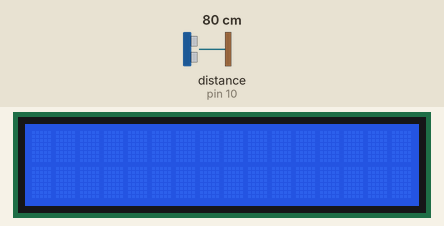
This sketch was run on a simulated Arduino Uno, built with avr-gcc and run on an emulated ATmega328P. On the bench: 16×2 character LCD. The inputs (shaded band) are chosen by the test bench; at power-on: distance to the obstacle (sensor on pin 10) 80 cm. The echo pulse lasts 58.3 µs per cm; what the sketch prints to the serial monitor is not drawn.

Above: at 1.2 s.
1.3 s: distance to the obstacle (sensor on pin 10) set to 15 cm
2.8 s: distance to the obstacle (sensor on pin 10) set to 12 cm
At 3.9 s:
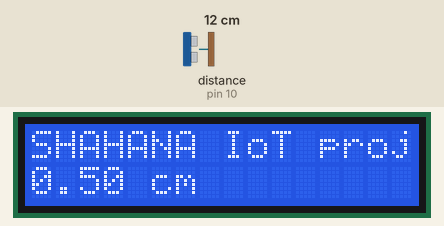
4.3 s: distance to the obstacle (sensor on pin 10) set to 2 cm
At 4.9 s:
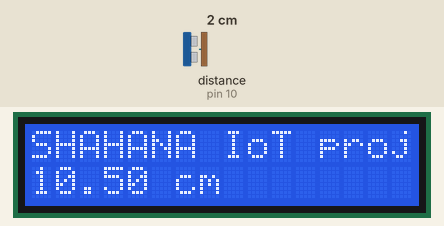
Timing chart, 0 to 7.3 s (numbered marks = the images above; inputs shaded):
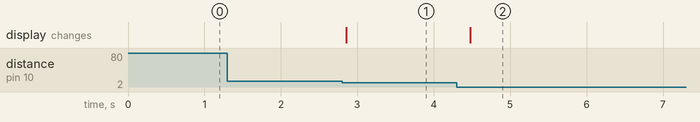

The sketch:

sketch_apr19a.ino
```cpp
#include <NewPing.h>
#include <LiquidCrystal_I2C.h>

#define TRIG_PIN 12
#define ECHO_PIN 10
#define MAX_DISTANCE 200

NewPing sonar(TRIG_PIN, ECHO_PIN, MAX_DISTANCE);
LiquidCrystal_I2C lcd(0x27, 16, 2);

float resetDistance;

void setup() {
  lcd.init();
  lcd.backlight();
  Serial.begin(9600);
}

void loop() {
  float distance = sonar.ping_cm();

  if (distance > 0 && distance < 14) {
    resetDistance = 12.50 - distance;

    lcd.clear();
    lcd.setCursor(0, 0);
    lcd.print("SHAHANA IoT project");
    lcd.setCursor(0, 1);
    lcd.print(resetDistance);
    lcd.print(" cm");
    Serial.println(resetDistance);
  }

  delay(150);
}
```

Measured:
- the behaviour switches between 14 and 13 cm on distance to the obstacle (sensor on pin 10) (found by bisection; images 0 and 1)
- after the input at 1.3 s, every drawn part: stays the same
- after the input at 2.8 s, the display: changes after 0.05 s (image 1)
- after the input at 4.3 s, the display: changes after 0.18 s (image 2)
